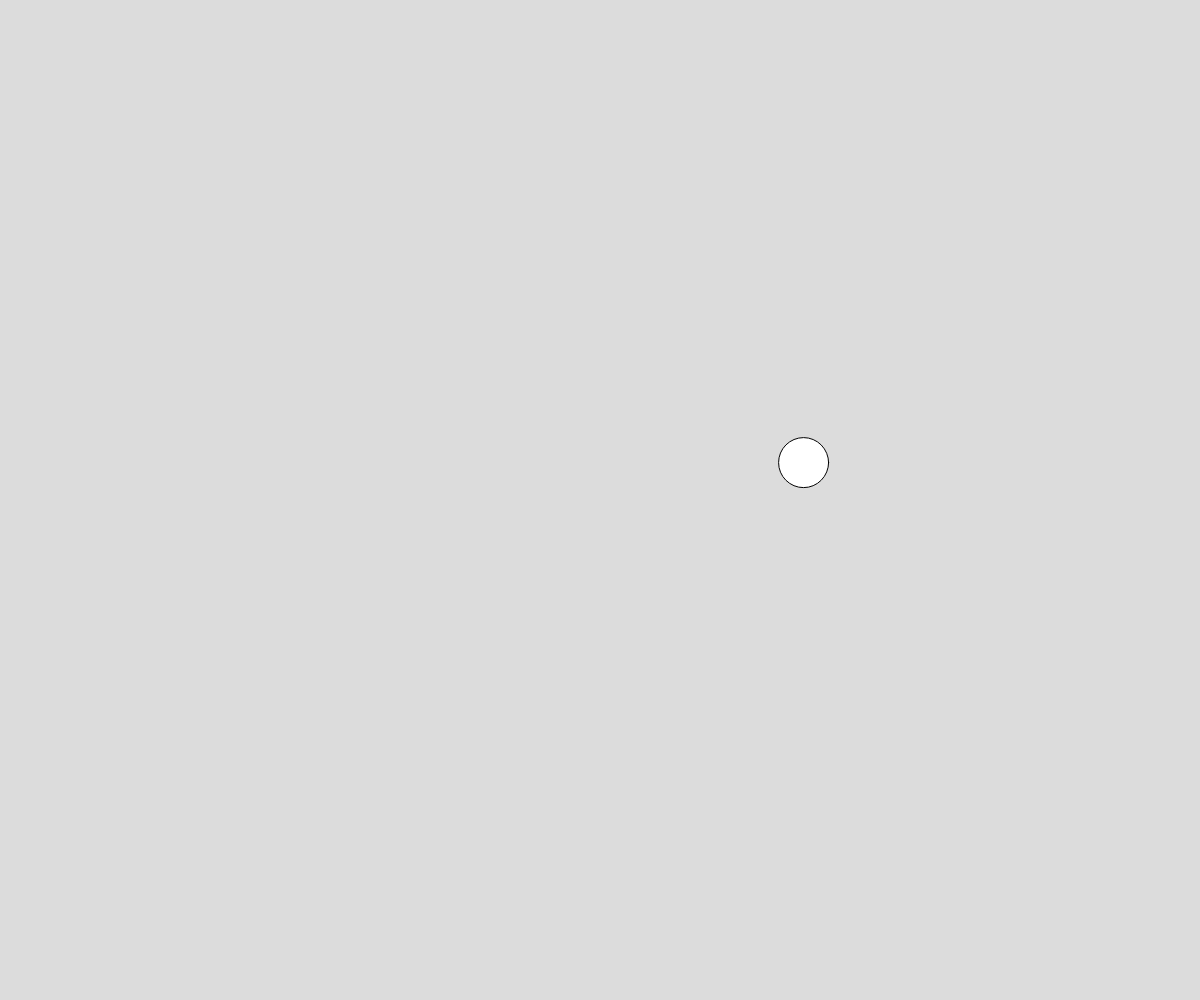
Frame 1 (no input)
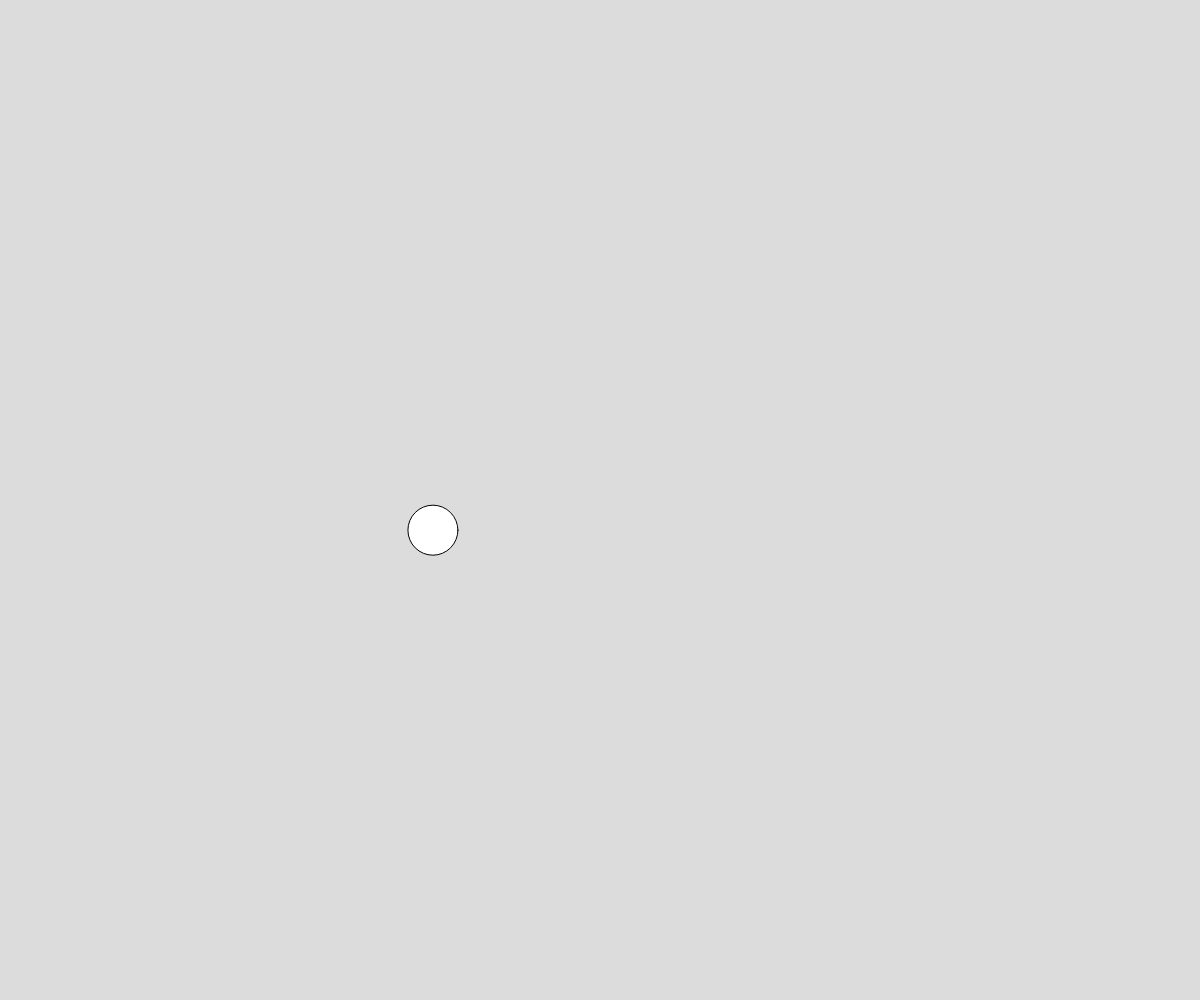
Frame 60 (no input)
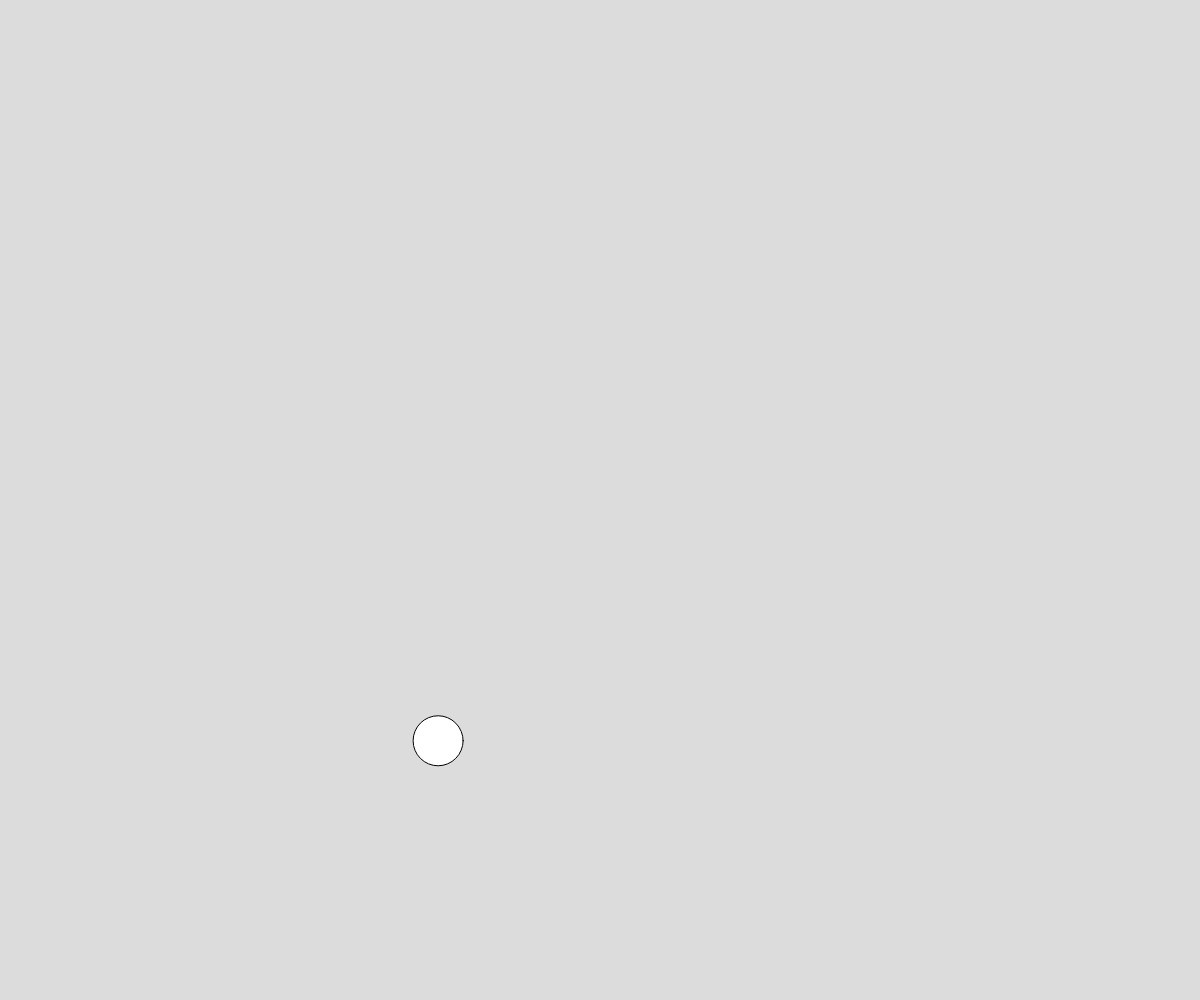
Frame 120 (the mouse pressed at the canvas centre since frame 60)

The p5.js sketch that drew these frames (run headless with seeded random() and noise() and a simulated clock; from frame 60 on, the mouse is pressed at the canvas centre):

// p5.js sketch
// ── sketch.js
// Perlin Noise Ball

let x;
let y;
let time = 0;

function setup() {
  createCanvas(windowWidth, windowHeight);
  x = width/2;
  y = height/2;
}

function draw() {
  background(220);

  x = noise(time)*width;
  y = noise(time+2000) *height;
 // y = random(0, height);

  circle(x, y, 50);

  time +=.01;
}
